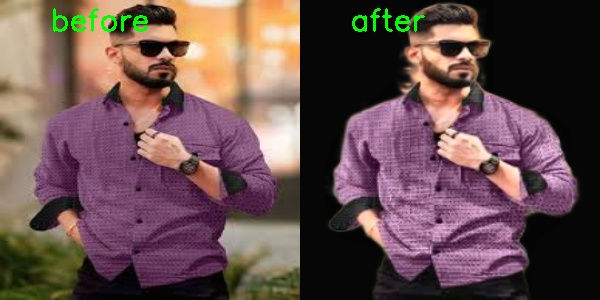
#> input picture image-enhancement/data/comparison/1.jpg, 600 x 300 px
$ python -i preprocess.py   (imports and definitions only)
#> lines starting #> are read from the running program, lines starting #| are printed output that depends on the picture
#> further down, picture is the input picture: shape (300, 600, 3); mean B, G, R 78.2, 78.4, 103.6
import cv2
import numpy as np

from rembg import remove
from PIL import Image
from io import BytesIO


def remove_background(image_path):

    with open(image_path, "rb") as f:
        input_data = f.read()

    output_data = remove(input_data)

    image = Image.open(BytesIO(output_data)).convert("RGB")

    return cv2.cvtColor(np.array(image), cv2.COLOR_RGB2BGR)


def enhance_contrast(image):

    lab = cv2.cvtColor(image, cv2.COLOR_BGR2LAB)
#> lab: shape (300, 600, 3); mean of channels 0, 1, 2 89.6, 138.6, 131.8

    l, a, b = cv2.split(lab)
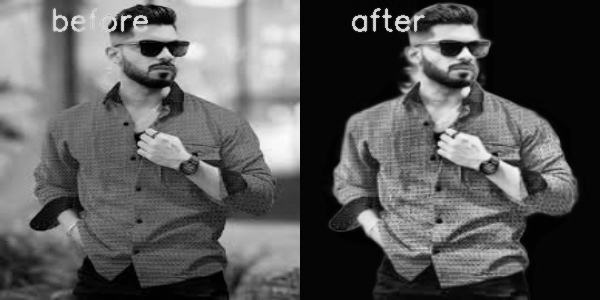
#> l: shape (300, 600); min 0, max 253, mean 89.6
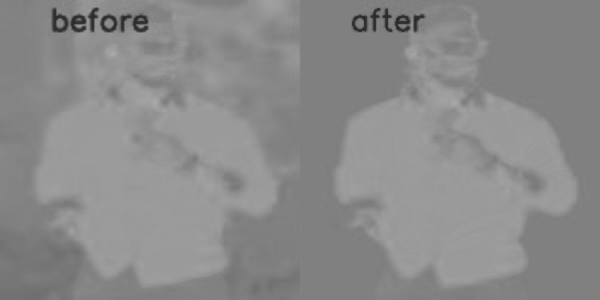
#> a: shape (300, 600); min 42, max 168, mean 138.6
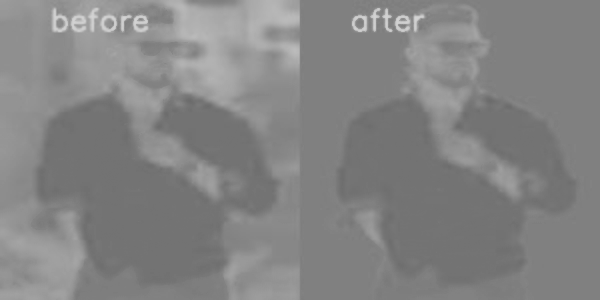
#> b: shape (300, 600); min 107, max 211, mean 131.8

    clahe = cv2.createCLAHE(clipLimit=3.0,tileGridSize=(8, 8))

    cl = clahe.apply(l)
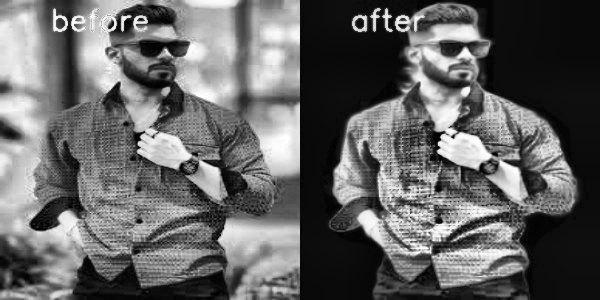
#> cl: shape (300, 600); min 0, max 255, mean 100.6

    enhanced_lab = cv2.merge((cl, a, b))
#> enhanced_lab: shape (300, 600, 3); mean of channels 0, 1, 2 100.6, 138.6, 131.8

    return cv2.cvtColor(enhanced_lab, cv2.COLOR_LAB2BGR)
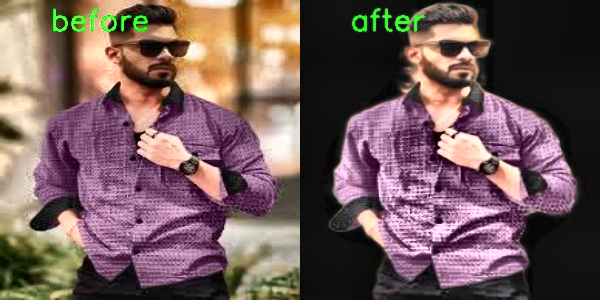
#> returned value: shape (300, 600, 3); mean B, G, R 90.2, 90.3, 115.2


def resize_image(image, size=(224, 224)):

    return cv2.resize(image, size)


def normalize_image(image):

    image = image.astype("float32") / 255.0

    return image


def enhance_image(image_path):

    image = remove_background(image_path)

    image = enhance_contrast(image)

    image = resize_image(image)

    image = normalize_image(image)

    image = (image * 255).astype("uint8")

    return image

>>> import cv2
>>> picture = cv2.imread('../data/comparison/1.jpg')
>>> result = enhance_contrast(picture)

$ run again, on image-enhancement/data/comparison/2.jpg
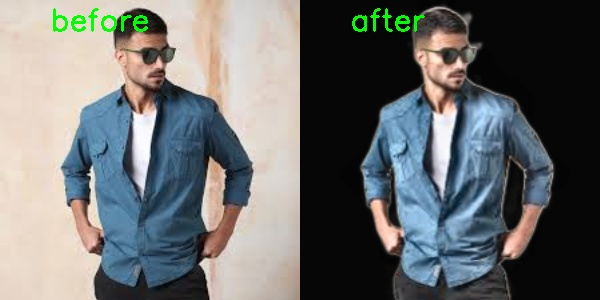
#> input picture image-enhancement/data/comparison/2.jpg, 600 x 300 px
#> picture is the input picture: shape (300, 600, 3); mean B, G, R 109.4, 109.9, 107.4
#> lab: shape (300, 600, 3); mean of channels 0, 1, 2 113.4, 128, 127.8
#> in enhance_contrast, `l, a, b = cv2.split(lab)`:
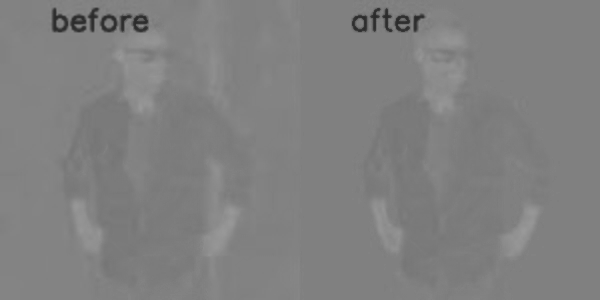
#> a: shape (300, 600); min 42, max 153, mean 128
#> enhanced_lab: shape (300, 600, 3); mean of channels 0, 1, 2 115.6, 128, 127.8
#> in enhance_contrast, `return cv2.cvtColor(enhanced_lab, cv2.COLOR_LAB2BGR)`:
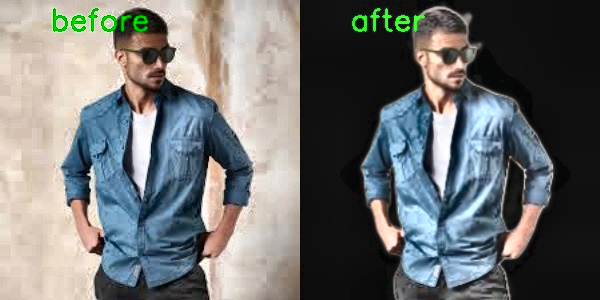
#> returned value: shape (300, 600, 3); mean B, G, R 112.4, 112.9, 110.2

$ run again, on image-enhancement/data/comparison/3.jpg
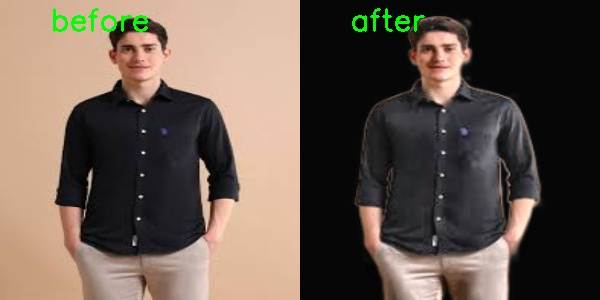
#> input picture image-enhancement/data/comparison/3.jpg, 600 x 300 px
#> picture is the input picture: shape (300, 600, 3); mean B, G, R 77.9, 88.2, 102.1
#> lab: shape (300, 600, 3); mean of channels 0, 1, 2 93.7, 131.9, 135.2
#> in enhance_contrast, `l, a, b = cv2.split(lab)`:
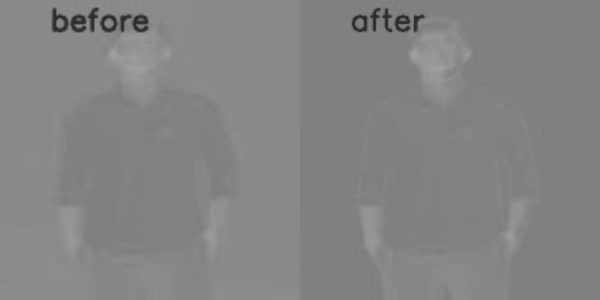
#> a: shape (300, 600); min 42, max 162, mean 131.9
#> enhanced_lab: shape (300, 600, 3); mean of channels 0, 1, 2 104.5, 131.9, 135.2
#> in enhance_contrast, `return cv2.cvtColor(enhanced_lab, cv2.COLOR_LAB2BGR)`:
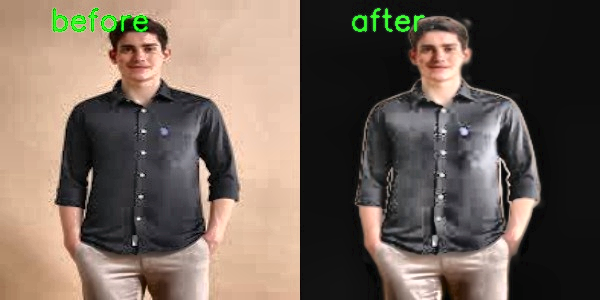
#> returned value: shape (300, 600, 3); mean B, G, R 88.6, 98.9, 112.7
